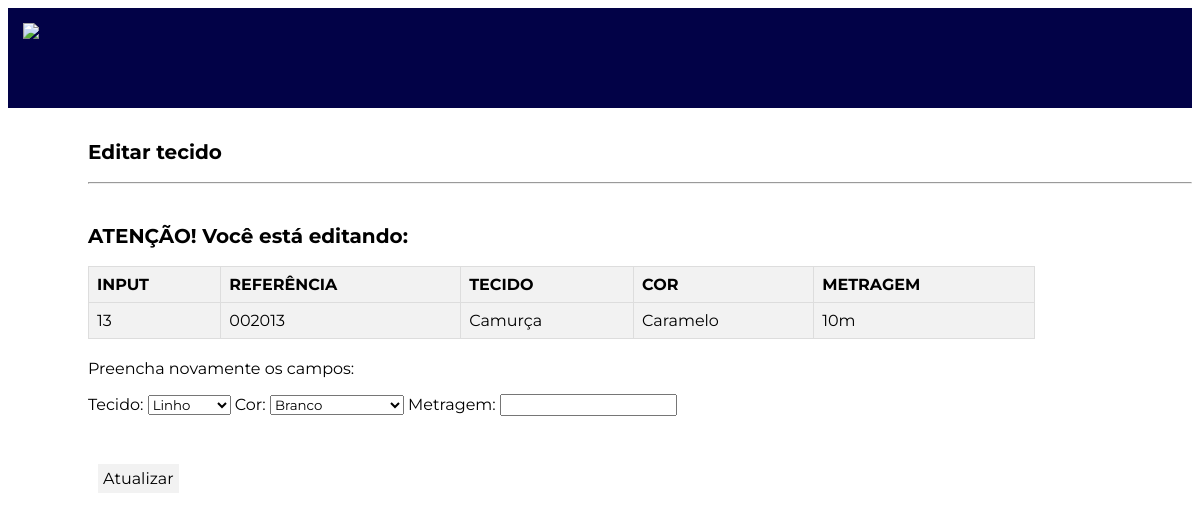
The page /core/editar/13 on the database its author committed.
### core/models.py (models this page shows, shortened)
class Tecido(models.Model):
    referencia = models.CharField(max_length=10)
    tipo = models.CharField(max_length=30)
    cor = models.CharField(max_length=30)
    metragem = models.CharField(max_length=10)

### core/views.py (the view)
# urls.py: path('editar/<int:id>', editar, name='editar'),
def editar (request, id):
    cores = retornar_cores()
    tecido = Tecido.objects.get(id=id)
    return render (request, 'update.html', {'tecido': tecido, 'cores': cores})

### core/views.py (called while the page is built)
def retornar_cores():
    return ['Branco', 'Preto', 'Cinza', 'Chumbo', 'Vermelho', 'Vinho', 'Coral', 'Laranja', 'Amarelo', 'Amarelo Canário', 'Amarelo Neon', 'Marrom', 'Caramelo', 'Caqui', 'Bege', 'Rosa Bebê', 'Rosa Neon', 'Pink', 'Azul Claro', 'Azul Turquesa', 'Azul Royal', 'Azul Marinho', 'Roxo', 'Verde Lodo', 'Verde Sinuca', 'Verde Bandeira', 'Verde Limão', 'Verde Água']

### core/templates/update.html (shortened to what this page needs)
<!DOCTYPE html>
<html lang="en">
<head>
    {% load static %}
    <link rel="stylesheet" type="text/css" href="{% static 'estilos/index_estilo.css' %}">
    <link rel="stylesheet" type="text/css" href="{% static 'estilos/index_estilo.css' %}">
</head>
<body>
    <div id="cabecalho">
        <img src="https://cdn.shopify.com/s/files/1/0639/6218/5944/files/logo_SB_BRANCA_E_AMARELA_140x@2x.png?v=1650296644">
    </div>
    <br>
    <h1>Editar tecido</h1>
    <hr style="margin-left: 80px;">
    <br>
    <h1>ATENÇÃO! Você está editando:</h1>
    <table>
        <tr>
            <th>INPUT</th>
            <th>REFERÊNCIA</th>
            <th>TECIDO</th>
            <th>COR</th>
            <th>METRAGEM</th>
        </tr>
        <tr>
            <td>{{ tecido.id }}</td>
            <td>{{ tecido.referencia }}</td>
            <td>{{ tecido.tipo }}</td>
            <td>{{ tecido.cor }}</td>
            <td>{{ tecido.metragem }}m</td>
        </tr>
    </table>
    <div id="forms_atualizar">
        <p>Preencha novamente os campos:</p>
        <form action="{% url 'atualizar' tecido.id %}" method="POST">
            <label for="tipo">Tecido:</label>
            <select id="tipo" name="tipo">
                <option value="Linho">Linho</option>
            </select>
            <label for="cor">Cor:</label>
            <select id="cor" name="cor">
                {% for cor in cores %}
                <option value="{{cor}}">{{cor}}</option>
                {% endfor %}
            </select>
            <label for="Metragem">Metragem:</label>
            <input type="number" step="0.1" name="metragem">
            <br>
            <br>
            <br>
            <button type="submit">Atualizar</button>
        </form>
    </div>
</body>
</html>

### static/estilos/index_estilo.css (style rules this page uses)
* { font-family: 'Montserrat'; }
h1 { font-family: 'Montserrat'; font-size: 20px; margin-left: 80px; margin-bottom: 17.5px; }
#cabecalho { width: 100%; height: 100px; background-color: rgb(2, 2, 71); border-color: rgb(147, 150, 153); }
img { margin: 15px; height: 70px; }
table { border-collapse: collapse; width: 80%; margin-bottom: 20px; margin-left: 80px; }
th, td { text-align: left; padding: 8px; border: 1px solid #ddd; }
th { background-color: #f2f2f2; }
tr:nth-child(even) { background-color: #f2f2f2; }
tr:nth-child(odd) { background-color: #d8d7d7; }
button { background-color: #f2f2f2; color: black; padding: 5px 5px; text-align: center; text-decoration: none; display: flex; font-size: 16px; cursor: pointer; margin: 10px; align-items: center; border: none; }
#forms_atualizar { margin-left: 80px; }

### rows shown on the page
Tecido: id "13", referencia "002013", tipo "Camurça", cor "Caramelo", metragem "10"

### other values the page prints
form field cor "Branco"
